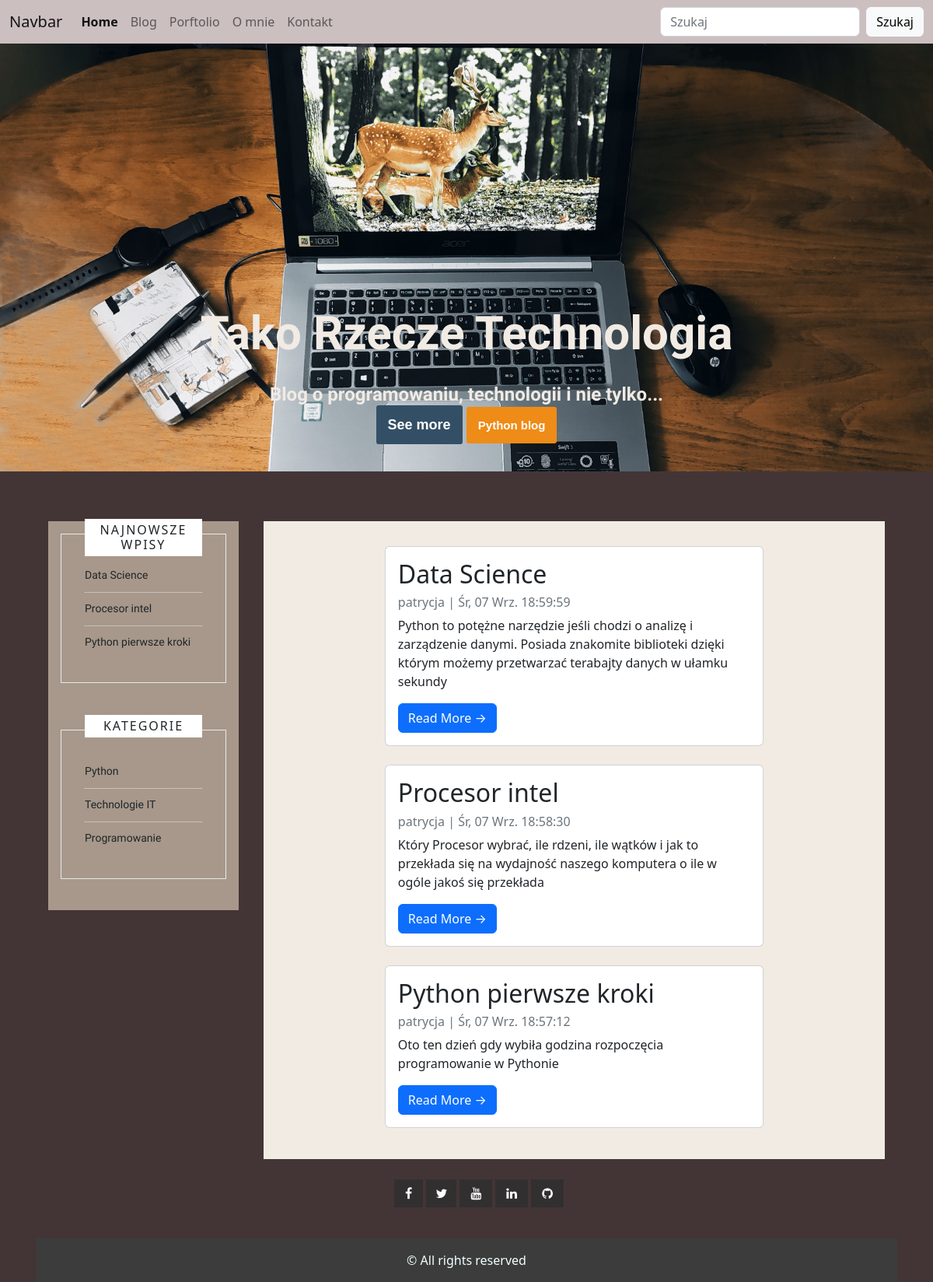
The page / on the database its author committed.
### blog/models.py (models this page shows, shortened)
class Post (models.Model):
    autor = models.ForeignKey(Profile, on_delete=models.PROTECT)
    tytul = models.CharField(max_length=250)
    slug = models.SlugField(max_length=255, unique=True)
    tresc = models.TextField()
    data_utworzenia = models.DateTimeField(auto_now_add=True)
    data_modyfikacji = models.DateTimeField(auto_now=True)
    data_publikacji = models.DateTimeField(blank=True,null=True)
    czy_opublikowane = models.BooleanField(default=False)
    img = models.ImageField(upload_to='pictures',blank=True,null=True)
    kategoria = models.ForeignKey(Kategorie,on_delete=models.CASCADE)
    class Meta:
        ordering = ['-data_publikacji']

class Kategorie(models.Model):
    kategoria = models.CharField(max_length=150)

class Profile(models.Model):
    user = models.OneToOneField(
        settings.AUTH_USER_MODEL,
        on_delete=models.PROTECT,
    )
    website = models.URLField(blank=True)
    bio = models.CharField(max_length=240, blank=True)
    def __str__(self):
        return self.user.get_username()

### blog/views.py (the view)
# urls.py: path('',views.postlist,name='post_list'),
def postlist(request):
    search_post = request.GET.get('search')
    if search_post:
        posts = Post.objects.filter(Q(tytul__icontains=search_post) & Q(tresc__icontains=search_post))
    else:
        posts=Post.objects.all().order_by('-data_utworzenia')
    return render(request,'blog/home.html',{'posts':posts})

### blog/context_processor.py (called while the page is built)
def postlist(request):
    posts=Post.objects.all().order_by('-data_utworzenia')
    return {'posts':posts}

def kategorie_widok(request):
    kategorie = Kategorie.objects.all()
    return {'kategorie':kategorie}

### blog/templates/blog/home.html (shortened to what this page needs)
{% extends 'blog/base.html' %}
{% block side %}
    {% for post in posts %}
        {% if  forloop.counter <= 5 %}
                <li><a href="{% url 'post_detail' post.slug  %}">{{post.tytul}}</a></li>
        {% endif %}
    {% endfor %}
{% endblock side %}
{% block secondside %}
{% for kategoria in kategorie %}
    <li class="cat-item cat-item-16"><a href="{% url 'kategorie' kategoria.id %}" name ='python'>{{kategoria.kategoria}}</a></li>
{% endfor %}
{% endblock secondside %}
{% block content %}
<div class="container">
    <div class="row">
        <div class="col-md-8 mt-3 left mx-auto">
            {% for post in posts %}
            <div class="card mb-4">
                <div class="card-body">
                    <h2 class="card-title">{{ post.tytul }}</h2>
                    <p class="card-text text-muted h6">{{ post.autor }} | {{ post.data_utworzenia|date:'D, d N H:i:s ' }} </p>
                    <p class="card-text">{{post.tresc|slice:":200" }}</p>
                    <a href="{% url 'post_detail' post.slug  %}" class="btn btn-primary">Read More &rarr;</a>
                </div>
            </div>
            {% endfor %}
        </div>
{% endblock %}

### blog/templates/blog/base.html (shortened to what this page needs)
{% load static %}
<!doctype html>
<html lang="pl">
  <head>
    <link rel="stylesheet" href="{% static 'css/styles.css' %}">
    <link href="https://cdn.jsdelivr.net/npm/bootstrap@5.2.0/dist/css/bootstrap.min.css" rel="stylesheet">
</head>
  <body style="background-color: #433536;">
    <nav class="navbar navbar-expand-lg" style ="background-color:#CBBFBF">
        <div class="container-fluid">
          <a class="navbar-brand" href="#">Navbar</a>
          <div class="collapse navbar-collapse" id="navbarNav">
            <ul class="navbar-nav">
              <li class="nav-item">
                <a class="nav-link active" aria-current="page" style ="font-weight: bold;" href="{% url 'post_list' %}">Home</a>
              </li>
              <li class="nav-item">
                <a class="nav-link" href="{% url 'post_list' %}">Blog</a>
              </li>
              <li class="nav-item">
                <a class="nav-link" href="#">Porftolio</a>
              </li>
              <li class="nav-item">
                <a class="nav-link " href="{% url 'omnie' %}">O mnie</a>
              </li>
              <li class="nav-item">
                <a class="nav-link " href="{% url 'kontakt' %}">Kontakt</a>
              </li>
            </ul>
            <form class="d-flex" style ="margin-left: auto;" role="search" action="{% url 'post_list' %}">
                <input class="form-control me-2" type="search" placeholder="Szukaj" aria-label="Search" name="search">
                <button class="btn btn-light" type="submit">Szukaj</button>
              </form>
          </div>
        </div>
      </nav>
      <div class="container-fluid g-0" style ='position: relative;text-align: center;color: white;'>
      <img  src="{% static 'images/bg6.jpg' %}" class="img-fluid" alt="...">
      <div class="container-fluid header-container" style="position:absolute;bottom:30px;">
        <div class="jumbotron">
                <div>
                <h1 class="lead" style="padding:20px;font-size:5vw;font-weight:bold;font-family: 'Ubuntu', sans-serif;color: #F1EBE4;">Tako Rzecze Technologia</h1>
                <h4 class="secondlead" style="font-size:2vw;font-weight:bold;font-family: 'Ubuntu', sans-serif;color: #F1EBE4;">Blog o programowaniu, technologii i nie tylko...</h1>
              </div>
                <p class='lead jumbotron-cta-buttons' >
                    <span class="glf-button-default glf-button reservation"
                     style='background-color:#334f66; color:#FFFFFF !important; font-weight:bold; font-size:18px; padding:15px; border-radius:3px; font-family:"Arial", sans-serif; '
                      data-glf-cuid="" data-glf-ruid="ac4a6b17-c1a7-4cee-9d15-8f133982a3b3"
                       data-glf-reservation="true"
                       data-location="ac4a6b17-c1a7-4cee-9d15-8f133982a3b3">See more</span>
                         <span class="glf-button-default glf-button "
                          style='background-color:#ef8b17; color:#FFFFFF !important; font-weight:bold; font-size:15px; padding:15px; border-radius:3px; font-family:"Arial", sans-serif; '
                           data-glf-cuid="" data-glf-ruid="ac4a6b17-c1a7-4cee-9d15-8f133982a3b3"
                            data-location="ac4a6b17-c1a7-4cee-9d15-8f133982a3b3">Python blog</span>
                            <style> .glf-ordering-location > span{display:none;} </style></p>
                         </div>
    </div>
      </div>
      <div class="container mr-auto px-4 mt-5 mx-auto" style="margin-left:30px ;">
        <div class="row gx-3">
          <div class="col-md-3 col-sm-12 p-3 mr-auto" >
            <div class="p-3 " style = 'background-color: #A7988B;'>
              <section id="recent-posts-2" class="widget widget_recent_entries">
                  <h3 class="widget-title">Najnowsze wpisy</h3>
                  <ul>
                    {% block side %}
                    {% endblock side %}
                  </ul></section>
                  <section id="categories-4" class="widget widget_categories">
                      <h3 class="widget-title">Kategorie</h3>
                      <ul>
                        {% block secondside %}
                        {% endblock secondside %}
                      </ul></section>
          </div>
          </div>
          <div class="col-md-9 col-sm-12 p-3" >
            <div class="p-3 " style = 'background-color: #F1EBE4;' >{% block content %}{% endblock %}</div>
          </div>
        </div>
      </div>
      <div class="footer-social-icons text-center">
        <ul class="social-icons">
            <li><a href="https://www.facebook.com/patrycja.mx.75" target="blank" class="social-icon"> <i class="fa fa-facebook" ></i></a></li>
            <li><a href="https://twitter.com/Patrycja_vvv" target="blank" class="social-icon"> <i class="fa fa-twitter"></i></a></li>
            <li><a href="https://www.youtube.com/channel/UCXX-LnF64_DcoMJuVxG472g" target="blank" class="social-icon"> <i class="fa fa-youtube"></i></a></li>
            <li><a href="" class="social-icon"> <i class="fa fa-linkedin"></i></a></li>
            <li><a href="https://github.com/PatrycjaM92" target="blank" class="social-icon"> <i class="fa fa-github"></i></a></li>
        </ul>
    </div>
      <div class ='container text-center mt-4' style="background-color:#3C3C3C">
        <div class ='row'>
            <div class="col mt-3">
            <p style = 'color: azure;'>&copy; All rights reserved</p>
            </div>
        </div>
      </div>
  </body>
</html>

### blog/static/css/styles.css (style rules this page uses)
body { font-family: 'Lato', sans-serif; color: #FFF; background: #322f30; -webkit-font-smoothing: antialiased; }
a { text-decoration: none; color: #fff; }
h1, h2, h3, h4, h5, h6 { margin: 1% 0 1% 0; }
ul { padding:0; list-style: none; }
.footer-social-icons { width: 350px; display:block; margin: 0 auto; }
.social-icon { color: #fff; }
ul.social-icons { margin-top: 10px; }
.social-icons li { vertical-align: top; display: inline; height: 100px; }
.social-icons a { color: #fff; text-decoration: none; }
.fa-facebook { padding:10px 14px; -o-transition:.5s; -ms-transition:.5s; -moz-transition:.5s; -webkit-transition:.5s; transition: .5s; background-color: #322f30; }
.fa-twitter { padding:10px 12px; -o-transition:.5s; -ms-transition:.5s; -moz-transition:.5s; -webkit-transition:.5s; transition: .5s; background-color: #322f30; }
.fa-youtube { padding:10px 14px; -o-transition:.5s; -ms-transition:.5s; -moz-transition:.5s; -webkit-transition:.5s; transition: .5s; background-color: #322f30; }
.fa-linkedin { padding:10px 14px; -o-transition:.5s; -ms-transition:.5s; -moz-transition:.5s; -webkit-transition:.5s; transition: .5s; background-color: #322f30; }
.fa-github { padding:10px 14px; -o-transition:.5s; -ms-transition:.5s; -moz-transition:.5s; -webkit-transition:.5s; transition: .5s; background-color: #322f30; }
.widget { margin-bottom: 55px; padding: 30px; border: 1px solid #e9e9e9; position: relative; display: block; margin: 0 0 1.5em; }
.widget .widget-title { display: block; text-align: center; position: absolute; left: 30px; right: 30px; top: -20px; background: #fff; font-size: 16px; padding: 5px; text-transform: uppercase; letter-spacing: 2px; }
.widget ul { margin: 0; margin-top: 0px; padding: 0; list-style-type: none; }
.widget ul li:first-child { border-top: none; padding-top: 10px; }
.widget ul li { position: relative; padding: 8px 0 10px; padding-top: 8px; border-top: 1px dotted #e9e9e9; font-family: 'Ubuntu'; }
.widget ul { list-style-type: none; }
.widget ul li a { font-size: 14px; color: inherit; text-decoration: none; }

### rows shown on the page
Post: tytul "Data Science", autor "patrycja", data_utworzenia "Śr, 07 Wrz. 18:59:59", tresc "Python to potężne narzędzie jeśli chodzi o analizę i zarządzenie danymi. Posiada znakomite biblioteki dzięki którym możemy przetwarzać terabajty danych w ułamku sekundy"
Post: tytul "Procesor intel", autor "patrycja", data_utworzenia "Śr, 07 Wrz. 18:58:30", tresc "Który Procesor wybrać, ile rdzeni, ile wątków i jak to przekłada się na wydajność naszego komputera o ile w ogóle jakoś się przekłada"
Post: tytul "Python pierwsze kroki", autor "patrycja", data_utworzenia "Śr, 07 Wrz. 18:57:12", tresc "Oto ten dzień gdy wybiła godzina rozpoczęcia programowanie w Pythonie"
Kategorie: kategoria "Python"
Kategorie: kategoria "Technologie IT"
Kategorie: kategoria "Programowanie"
